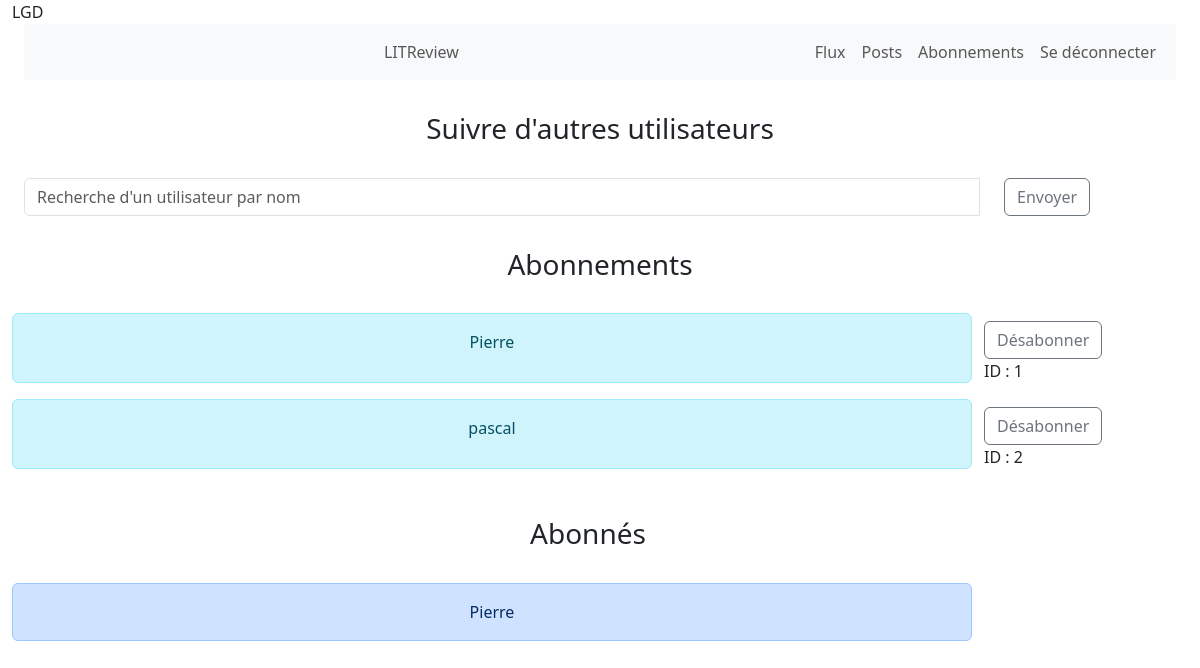
/subscribe-page/ (signed in), run on an earlier commit of the app's database.
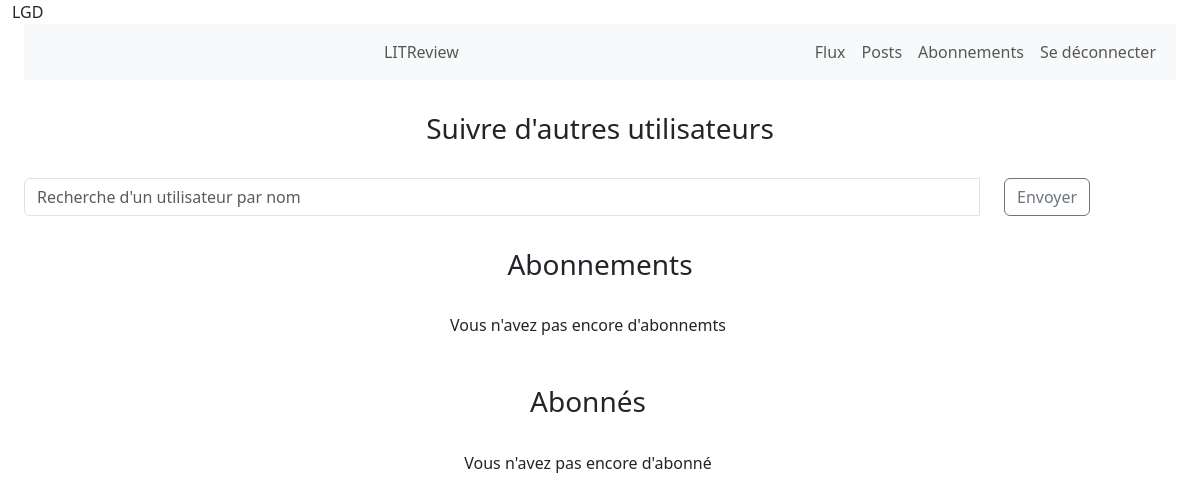
And on a later commit of the database.
### blog/models.py (models this page shows, shortened)
class UserFollows(models.Model):
    user = models.ForeignKey(settings.AUTH_USER_MODEL,
                             on_delete=models.CASCADE, related_name='user')
    followed_user = models.ForeignKey(settings.AUTH_USER_MODEL,
                                      on_delete=models.CASCADE, related_name='followed_user')
    class Meta:
        unique_together = ('user', 'followed_user', )

### authenticate/models.py (models this page shows)
class User(AbstractUser):
    pass

### blog/views.py (the view)
@login_required
def subscription_main_page(request):
    User = get_user_model()
    exist = User.objects.exclude(pk=request.user.id)
    following_user = models.UserFollows.objects.filter(
        user=request.user)
    followed_by_user = models.UserFollows.objects.filter(
        followed_user=request.user)
    return render(request, "blog/subscription-page.html",
                  context={'following_user': following_user,
                           'followed_by_user': followed_by_user,
                           'exist': exist})

### blog/templates/blog/subscription-page.html
{% extends 'base.html' %}
{% load crispy_forms_tags %}
{% block content %}
<div class="container-fluid">
    <h3 class="text-center p-3 my-3">Suivre d'autres utilisateurs</h3>
    {% include 'blog/subscribe.html' %}
</div>
<h3 class="text-center p-3 my-3">Abonnements</h3>
<div class='container-fluid row '>
    {% include 'blog/display-subscribers.html' %}
</div>
{% endblock content %}

### blog/templates/blog/display-subscribers.html
{% for user_follows  in following_user %}
    <div class="alert alert-info col-lg-10 text-center">
        {{user_follows.followed_user}}
    </div>
    {% include 'blog/unsubscribe.html' %}
    {% endfor %}
    {% if not following_user%}
    <p class= "text-center">Vous n'avez pas encore d'abonnemts</p>
    {% endif %}
<h3 class="text-center p-3 my-3">Abonnés</h3>
{% for username in followed_by_user %}
<div class="alert alert-primary  col-lg-10 text-center">
    {{username.user}}
</div>
{% endfor %}
{% if not followed_by_user%}
<p class= "text-center">Vous n'avez pas encore d'abonné</p>
{% endif %}

### blog/templates/blog/unsubscribe.html (shortened to what this page needs)
    <div class="col-lg-2 mt-2">
        <form method="POST" action= "{% url 'unsubscribe' user_follows.id %}">
            <button type='submit'  class="btn btn-outline-secondary"  id="button-addon2">Désabonner</button>
            <p>ID  : {{user_follows.id }}</p>
        </form>
    </div>

What changed in the data, as far as the page shows it:
removed UserFollows: followed_user "Pierre", id "1", shown under "Abonnements"
removed UserFollows: followed_user "pascal", id "2", shown under "Abonnements"
removed UserFollows: user "Pierre", shown under "Abonnés"
Also different on the page:
text now shown: "Vous n'avez pas encore d'abonnemts Vous n'avez pas encore d'abonné"
